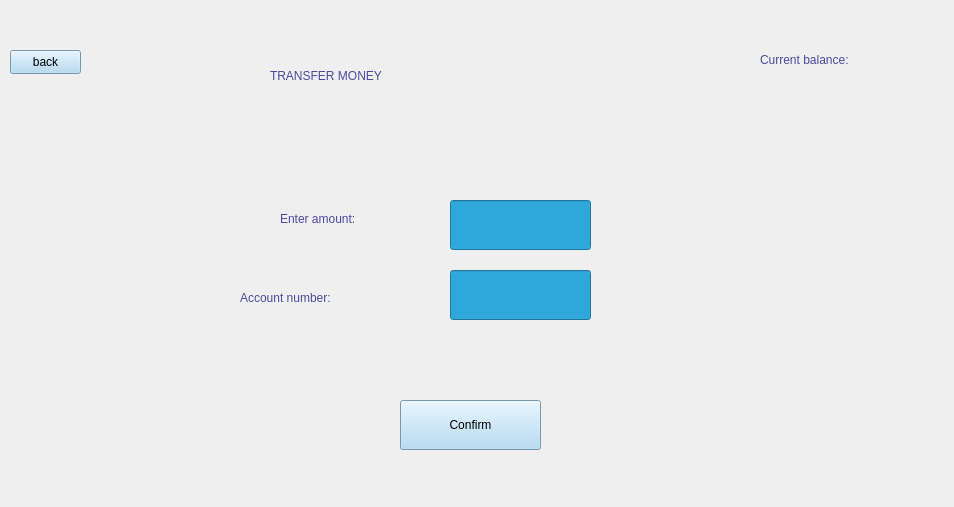
<?xml version="1.0" encoding="UTF-8"?>
<ui version="4.0">
 <class>Transfer</class>
 <widget class="QWidget" name="Transfer">
  <property name="geometry">
   <rect>
    <x>0</x>
    <y>0</y>
    <width>954</width>
    <height>507</height>
   </rect>
  </property>
  <property name="windowTitle">
   <string>Form</string>
  </property>
  <property name="styleSheet">
   <string notr="true"/>
  </property>
  <widget class="QStackedWidget" name="stackedWidget">
   <property name="geometry">
    <rect>
     <x>10</x>
     <y>10</y>
     <width>941</width>
     <height>491</height>
    </rect>
   </property>
   <widget class="QWidget" name="page">
    <widget class="QWidget" name="verticalLayoutWidget">
     <property name="geometry">
      <rect>
       <x>10</x>
       <y>360</y>
       <width>207</width>
       <height>80</height>
      </rect>
     </property>
     <layout class="QVBoxLayout" name="verticalLayout_4"/>
    </widget>
    <widget class="QWidget" name="verticalLayoutWidget_2">
     <property name="geometry">
      <rect>
       <x>250</x>
       <y>400</y>
       <width>91</width>
       <height>71</height>
      </rect>
     </property>
     <layout class="QVBoxLayout" name="verticalLayout_5"/>
    </widget>
    <widget class="QPushButton" name="back">
     <property name="geometry">
      <rect>
       <x>0</x>
       <y>40</y>
       <width>71</width>
       <height>24</height>
      </rect>
     </property>
     <property name="styleSheet">
      <string notr="true">background-color: rgb(168, 212, 241);
font: 700 9pt &quot;Segoe UI&quot;;</string>
     </property>
     <property name="text">
      <string>back</string>
     </property>
    </widget>
    <widget class="QWidget" name="verticalLayoutWidget_3">
     <property name="geometry">
      <rect>
       <x>660</x>
       <y>360</y>
       <width>160</width>
       <height>80</height>
      </rect>
     </property>
     <layout class="QVBoxLayout" name="verticalLayout_6"/>
    </widget>
    <widget class="QLabel" name="label">
     <property name="geometry">
      <rect>
       <x>260</x>
       <y>10</y>
       <width>461</width>
       <height>111</height>
      </rect>
     </property>
     <property name="styleSheet">
      <string notr="true">color: rgb(75, 73, 157);
font: 700 28pt &quot;Segoe UI&quot;;</string>
     </property>
     <property name="text">
      <string>TRANSFER MONEY</string>
     </property>
    </widget>
    <widget class="QPushButton" name="pushButton_3">
     <property name="geometry">
      <rect>
       <x>390</x>
       <y>390</y>
       <width>141</width>
       <height>50</height>
      </rect>
     </property>
     <property name="styleSheet">
      <string notr="true">background-color: rgb(168, 212, 241);
font: 700 9pt &quot;Segoe UI&quot;;</string>
     </property>
     <property name="text">
      <string>Confirm</string>
     </property>
    </widget>
    <widget class="QLabel" name="label_5">
     <property name="geometry">
      <rect>
       <x>230</x>
       <y>270</y>
       <width>211</width>
       <height>35</height>
      </rect>
     </property>
     <property name="styleSheet">
      <string notr="true">color: rgb(75, 73, 157);
font: 700 15pt &quot;Segoe UI&quot;;</string>
     </property>
     <property name="text">
      <string>Account number:</string>
     </property>
    </widget>
    <widget class="QLabel" name="label_4">
     <property name="geometry">
      <rect>
       <x>270</x>
       <y>170</y>
       <width>171</width>
       <height>78</height>
      </rect>
     </property>
     <property name="styleSheet">
      <string notr="true">color: rgb(75, 73, 157);
font: 700 15pt &quot;Segoe UI&quot;;</string>
     </property>
     <property name="text">
      <string>Enter amount:</string>
     </property>
    </widget>
    <widget class="QLineEdit" name="lineEdit_4">
     <property name="geometry">
      <rect>
       <x>440</x>
       <y>260</y>
       <width>141</width>
       <height>50</height>
      </rect>
     </property>
     <property name="styleSheet">
      <string notr="true">background-color: rgb(47, 167, 218);</string>
     </property>
    </widget>
    <widget class="QLineEdit" name="lineEdit_3">
     <property name="geometry">
      <rect>
       <x>440</x>
       <y>190</y>
       <width>141</width>
       <height>50</height>
      </rect>
     </property>
     <property name="styleSheet">
      <string notr="true">background-color: rgb(47, 167, 218);</string>
     </property>
    </widget>
    <widget class="QLabel" name="label_2">
     <property name="geometry">
      <rect>
       <x>750</x>
       <y>40</y>
       <width>121</width>
       <height>20</height>
      </rect>
     </property>
     <property name="styleSheet">
      <string notr="true">color: rgb(75, 73, 157);
font: 700 9pt &quot;Segoe UI&quot;;</string>
     </property>
     <property name="text">
      <string>Current balance:</string>
     </property>
    </widget>
   </widget>
  </widget>
 </widget>
 <resources/>
 <connections/>
</ui>
